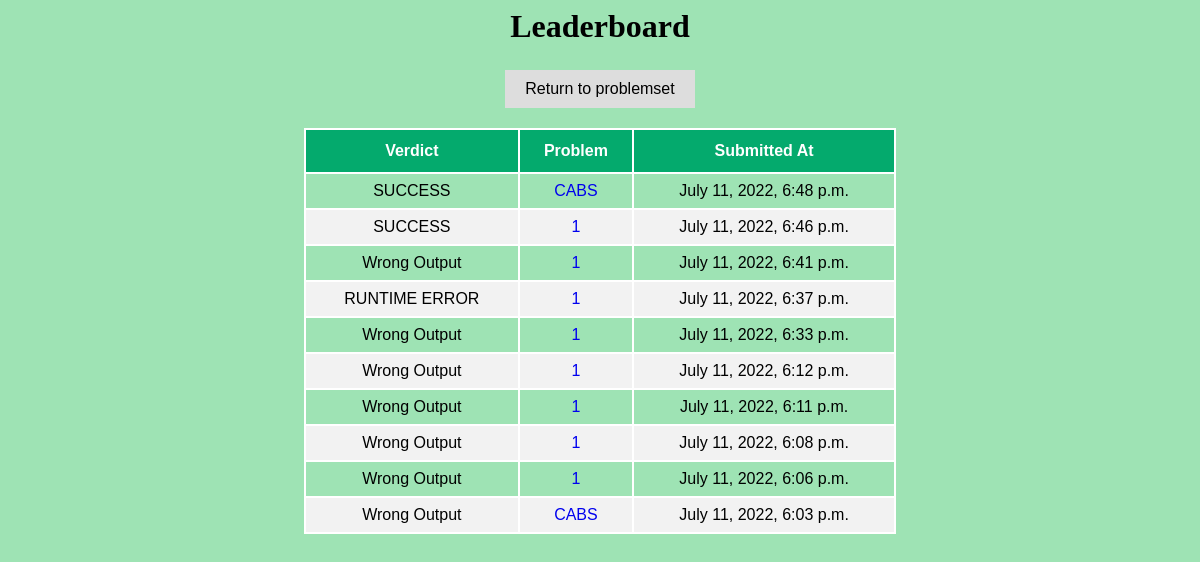
The page /leaderboard/ (signed in) on the database as committed earlier.
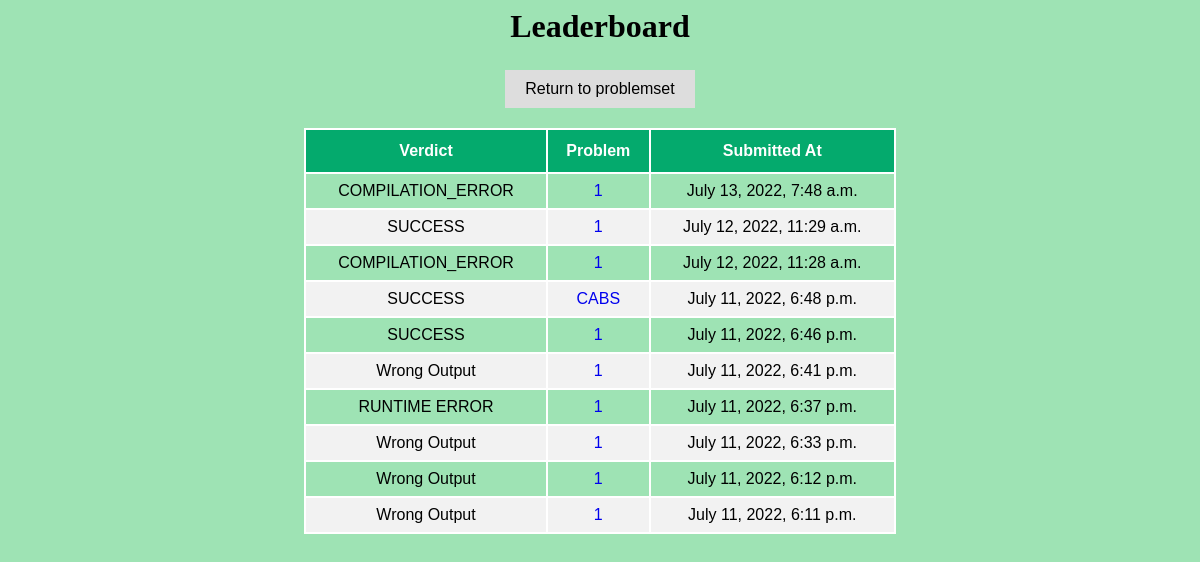
The same page on the database as committed later.
### judge/models.py (models this page shows, shortened)
class Solution(models.Model):
    class Verdict(models.TextChoices):
        Success = "SUCCESS"
        COMPILATION_ERROR = "COMPILATION_ERROR"
        Wrong_Output = "Wrong Output"
        Time_Limit_Exceeded = "TIME LIMIT EXCEEDED"
        Runtime_Error = "RUNTIME ERROR"
    problem = models.ForeignKey(Problem, on_delete=models.CASCADE)
    verdict = models.CharField(
        max_length=20,
        choices=Verdict.choices
    )
    submittedAt = models.DateTimeField(auto_now_add=True, blank=True)

class Problem(models.Model):
    class Difficulty(models.TextChoices):
        easy = "EASY"
        medium = "MEDIUM"
        hard = "HARD"
    name = models.CharField(max_length=50)
    statement = models.TextField()
    code = models.CharField(max_length=10)
    difficulty = models.CharField(
        max_length=6,
        choices=Difficulty.choices,
        default=Difficulty.easy
    )

### judge/views.py (the view)
# urls.py: path('leaderboard/', views.leaderboard, name = 'leaderboard')
@login_required(login_url='users:login')
def leaderboard(request):
    recent_submissions = Solution.objects.all().order_by('-submittedAt')[:10]
    return render(request, 'judge/leaderboard.html', {"result": recent_submissions})

### judge/templates/judge/leaderboard.html (shortened to what this page needs)
<html>
<head>
</head>
<body align='center'>
    <h1>Leaderboard</h1>
    <form>
        <button class="working-btn" formaction="/problemset">Return to problemset</button>
    </form>
    <table id="submissions">
        <thead>
            <tr>
                <th>Verdict</th>
                <th>Problem</th>
                <th>Submitted At</th>
            </tr>
        </thead>
        <tbody>
            {% for res in result %}
            <tr>
                <td>{{res.verdict}}</td>
                <td><a class="text" href="{% url 'detail' res.problem.id %}">{{res.problem.code}}</a></td>
                <td>{{res.submittedAt}}</td>
            </tr>
            {% endfor %}
        </tbody>
    </table>
</body>
</html>

Rows that differ between the two databases and show on the page:
no longer on this page (row unchanged): Solution: verdict "Wrong Output", problem.code "1", submittedAt "July 11, 2022, 6:08 p.m."
no longer on this page (row unchanged): Solution: verdict "Wrong Output", problem.code "1", submittedAt "July 11, 2022, 6:06 p.m."
no longer on this page (row unchanged): Solution: verdict "Wrong Output", problem.code "CABS", submittedAt "July 11, 2022, 6:03 p.m."
added Solution: verdict "COMPILATION_ERROR", problem.code "1", submittedAt "July 13, 2022, 7:48 a.m."
added Solution: verdict "SUCCESS", problem.code "1", submittedAt "July 12, 2022, 11:29 a.m."
added Solution: verdict "COMPILATION_ERROR", problem.code "1", submittedAt "July 12, 2022, 11:28 a.m."
